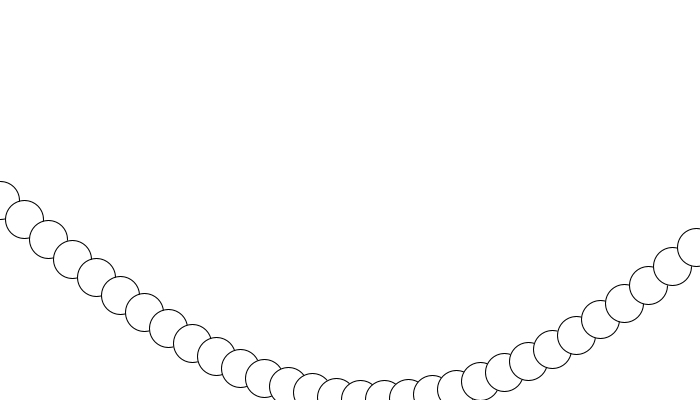
Frame 1 (no input)
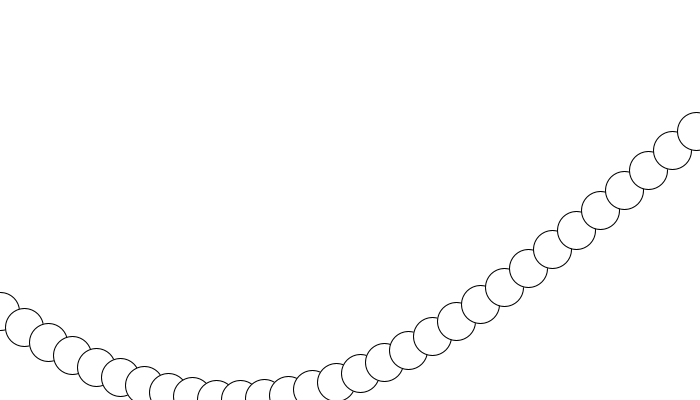
Frame 60 (the mouse pressed at the canvas centre just before this capture)
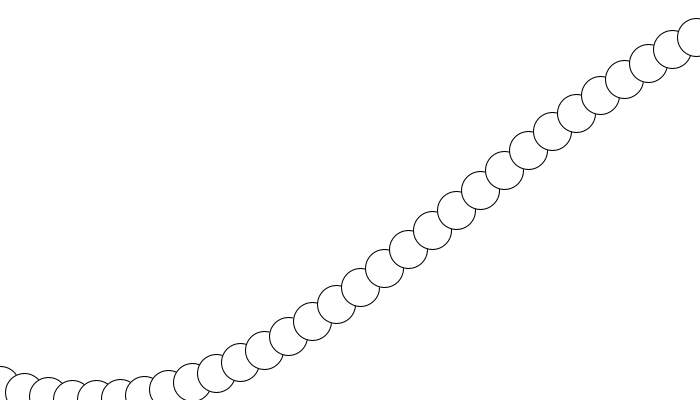
Frame 120 (the mouse held since frame 60 and released just before this capture)

The Processing sketch that drew these frames (run headless with seeded random() and noise(); from frame 60 on, the mouse is pressed at the canvas centre):

// Processing sketch: Waves
// ── Waves.pde
float startAngle = 0;
float angleVel = 0.1;

void setup() {
  size(700, 400);
  smooth();
}

void draw() {
  background(255);

  float angle = startAngle;

  for (int x = 0; x <= width; x += 24) {
    float y = map(sin(angle), -1, 1, 0, height);
    ellipse(x, y, 38, 38);
    angle += angleVel;
  }

  startAngle += 0.01;
}
